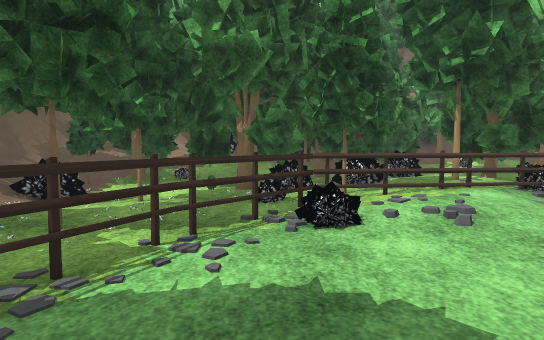
View 1 (above)

22 first-person views from a walk through a scene from a Unity 3-D project. The camera is 1.2 m above the floor, tilts 4° down and sees 75° across. The floor is counted in squares, 1 m on a side. Each view is taken from the middle of a square. On the plan, view 1 faces up. The plan holds only what a view shows up to about 14 squares ahead; the rest is blank. The place goes on beyond the plan. Some animated figures are not drawn. Some surface patterns are stand-ins.

View 2
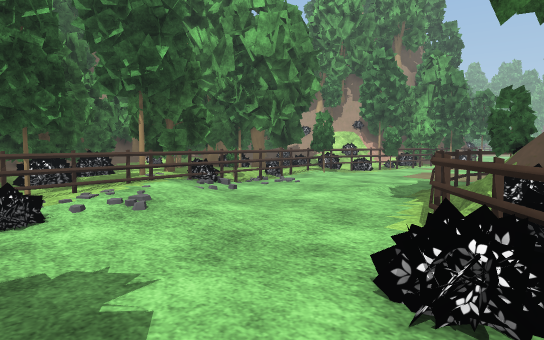

View 3
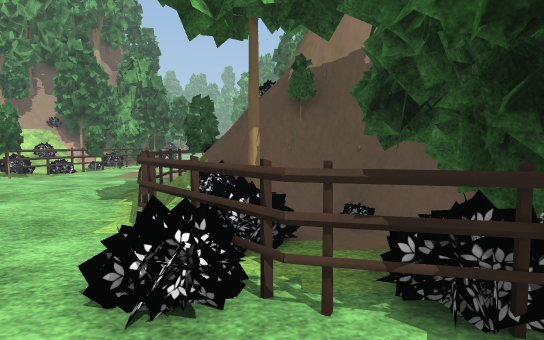

View 4
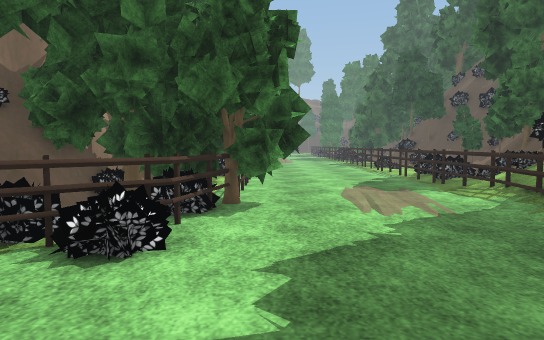

View 5
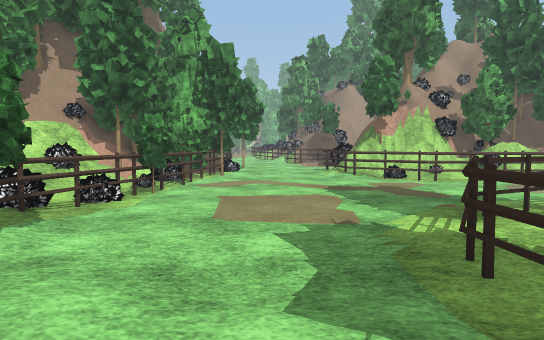

View 6
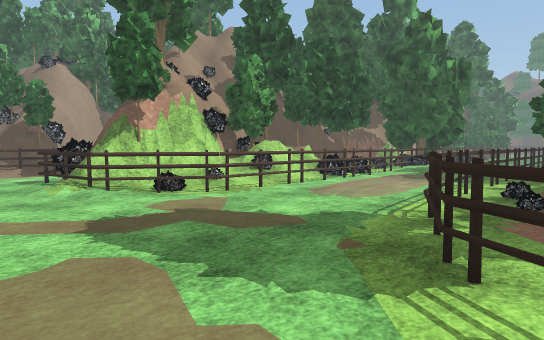

View 7
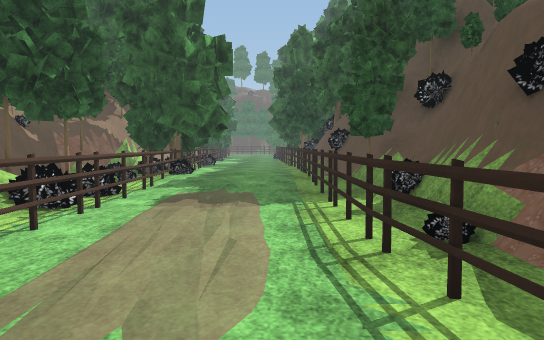

View 8
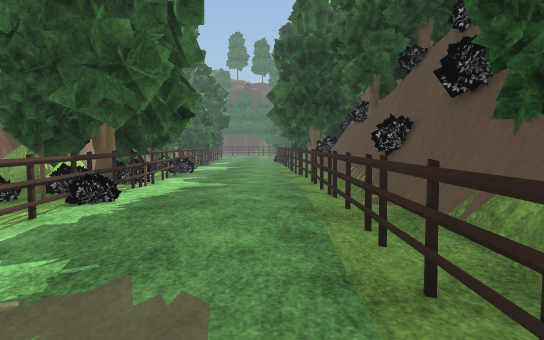

View 9
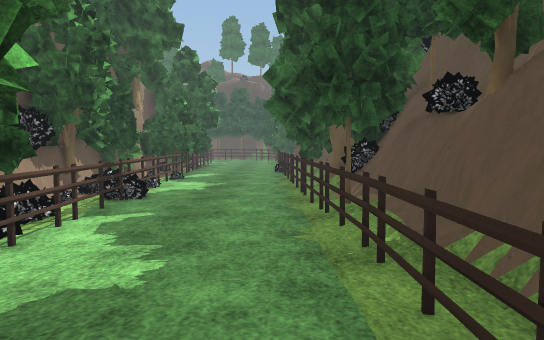

View 10
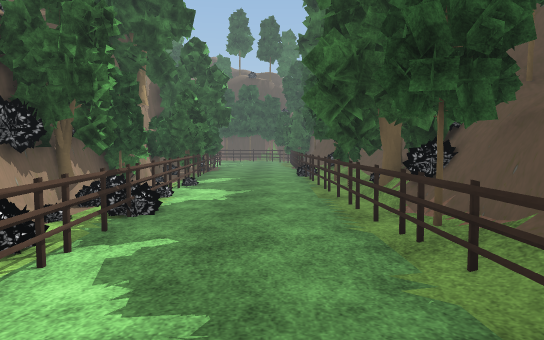

View 11
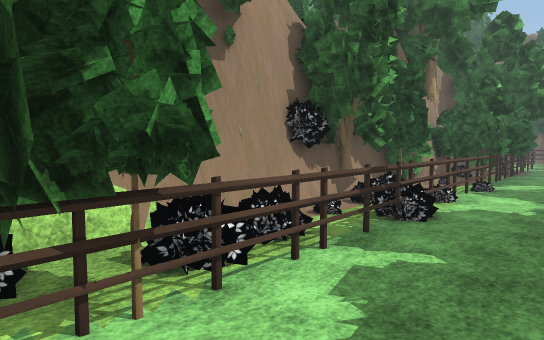

View 12
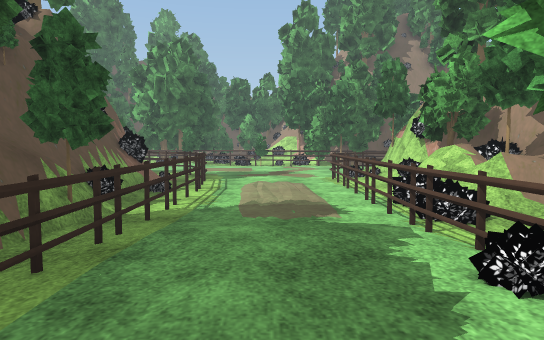

View 13
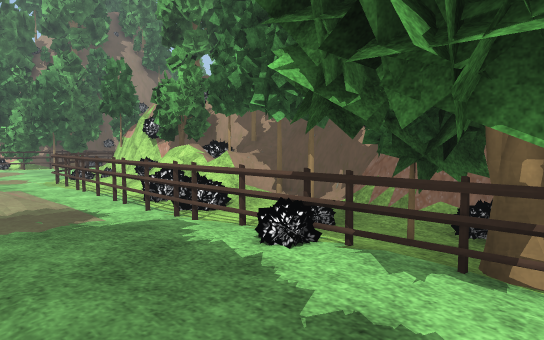

View 14
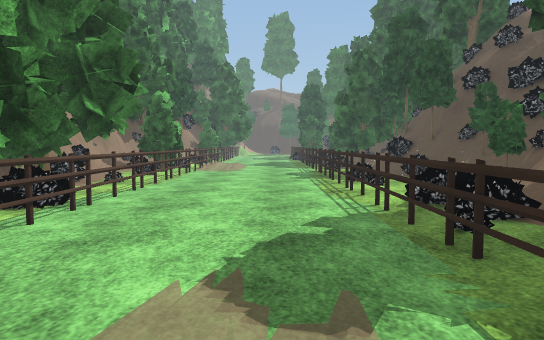

View 15
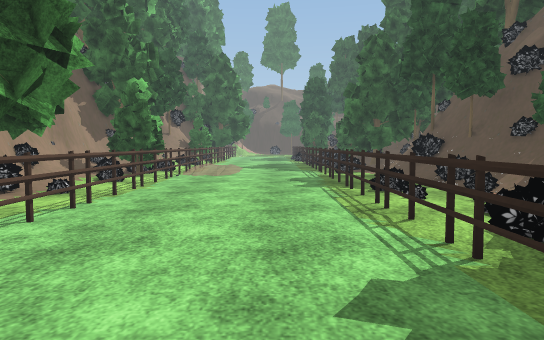

View 16
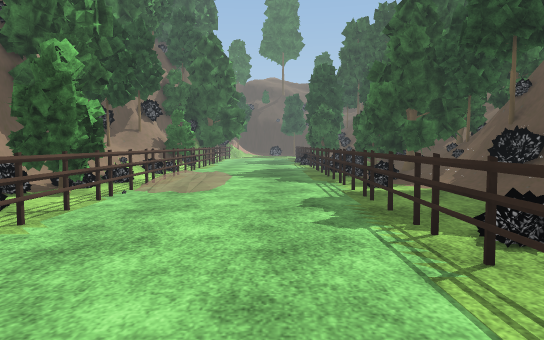

View 17
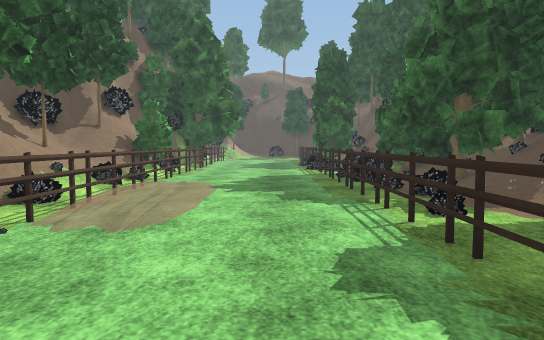

View 18
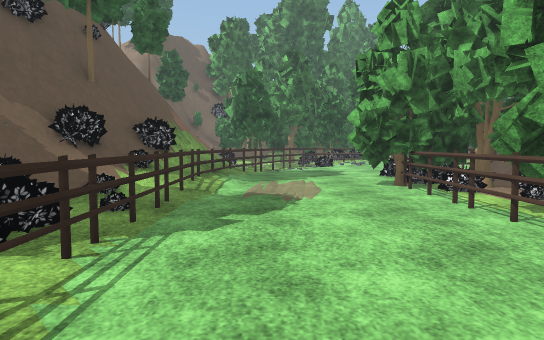

View 19
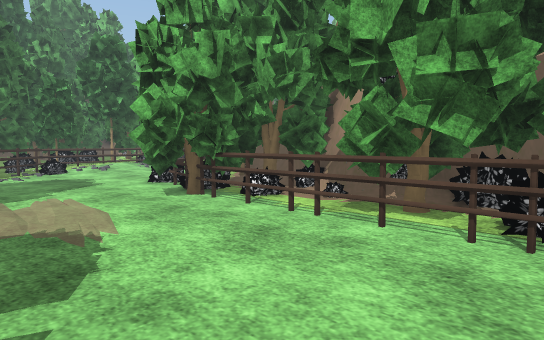

View 20
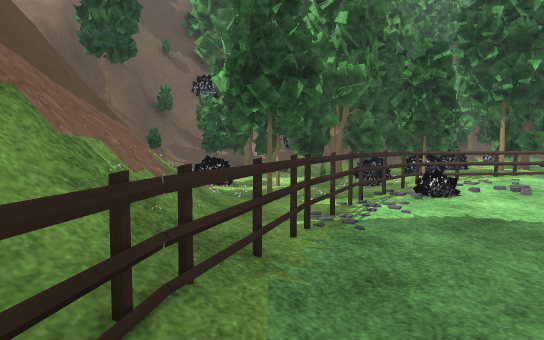

View 21
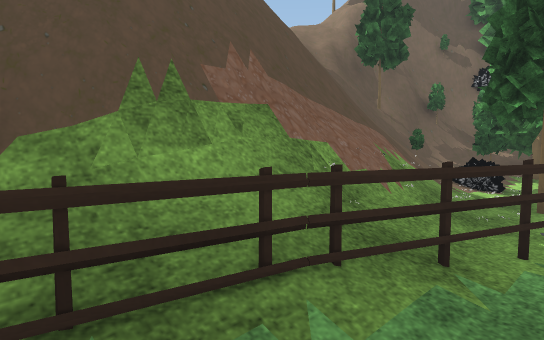

View 22
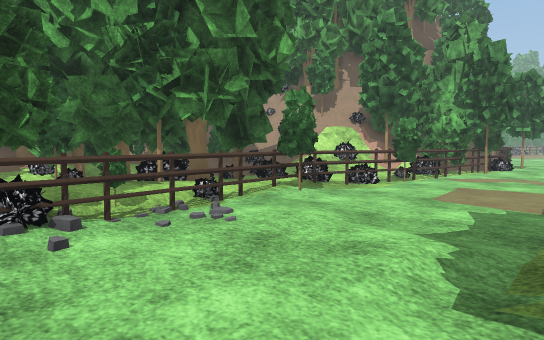

### Floor plan
Key: @ floor where view 1 was taken; # wall or solid block; x gap in a wall; . main floor; : floor 0.25 m higher than the main floor; + floor 0.5 m higher than the main floor; * floor 1.25 m higher than the main floor; / step, stairs or slope; = window, fence, low wall or low ledge; ^ raised ledge; T tree; B bush; F fence; O other object.
Columns run from 6 left of view 1 to 24 right of it. Each row starts with its distance up from view 1.
 10  TTTTOTTTTBT OTTTTTB   B####
  9  TTTT#TBBBTTTT TTT#BB...:TT#
  8 OBBTTOBTT TTBTFB#TFFFB...BT TT
  7  B.TT  FFFF//.....T...TTFBTT
  6 #:.x..F.:::/..............TFTT
  5 #=TT.F.:.::..................
  4 ##:.F.........:..............
  3 ##:.F.........................
  2  *+F..........FFFF........../..
  1  #+F.......FF##TT.F........FFBO
  0 ##+F..@..BFBBB### .F.......F###
 -1 ##F/.....FBBT##    .F.....F.##
 -2 ##F/....FB#B##     .F......:#
 -3 ##F....TFTTT##     =.....F.O#
 -4 ##F...TTFTTT#     BB........##
 -5 #BF../..#BTB#     ##.F../..O###
 -6 #:F../..F B##     ##.F...F.=###
 -7 B.F.....##BB#     ##.F....B:###
 -8 O.F.....FTT##     #BBF....BB#^#
 -9 BBF.....FTBB#     ##TF...FB:###
-10 BBF.....BB###     ##TF...FB.T##
-11 BBF.....FT#        #.F:::F..T#
-12  .F.....F##        #.F::::..##
-13  .F.....###        #:F:::F#T##
-14  .F.....F###       #BF:::TTT##
-15  BF.....F.B#      BBBF::TFT###
-16  .F.....F.:##     ##=F::#TTB##
-17  .F.....FB:##      ##F...#TT#
-18  .F.....F.:##      ##F....FB#
-19  .F.....FTB##      ##F....F##
-20  .F.....FTTO#      #TF....FB##
-21  OF...:/FBB##      ##F....F #
-22  .F...::F:  #      ##F....F.#
-23 B.F...::F:#         ##....BB##
-24 B.F...:/FO#        ##F....FB##
-25  OF...//F=#^#      ##F....FBB#
-26  .F.....FBT^#      #O#....F.T#
-27 TOF.....F:=#       #TF....FTT#
-28   O.....O###       #TF....F.T#
-29   O.....OT#        #TF....F.##
-30   O                      .F #

Where each view was taken, in squares from view 1:
view 1: 0 up, 0 right, facing up
view 2: 1 down, 0 right, facing up-right
view 3: 1 down, 0 right, facing right
view 4: 4 up, 1 right, facing down
view 5: 4 up, 7 right, facing right
view 6: 4 up, 12 right, facing down-right
view 7: 1 down, 16 right, facing down
view 8: 7 down, 16 right, facing down
view 9: 13 down, 16 right, facing down
view 10: 15 down, 17 right, facing down
view 11: 16 down, 17 right, facing down-right
view 12: 16 down, 17 right, facing up
view 13: 16 down, 16 right, facing up-right
view 14: 3 down, 2 left, facing down
view 15: 6 down, 2 left, facing down
view 16: 11 down, 2 left, facing down
view 17: 15 down, 2 left, facing down
view 18: 14 down, 2 left, facing up
view 19: 11 down, 3 left, facing up-right
view 20: 3 down, 3 left, facing up
view 21: 3 down, 2 left, facing up-left
view 22: 2 up, 5 right, facing up-right
